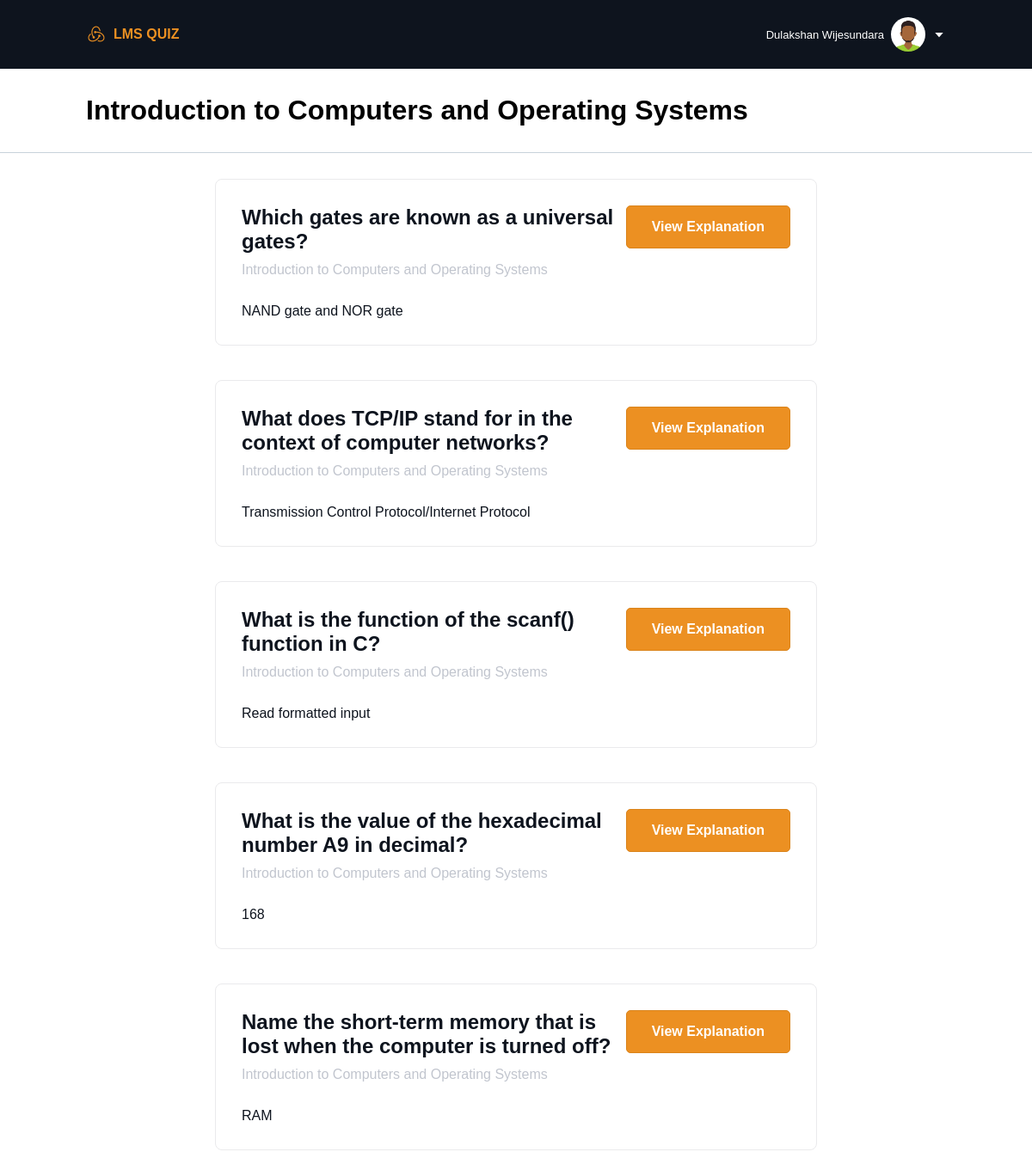
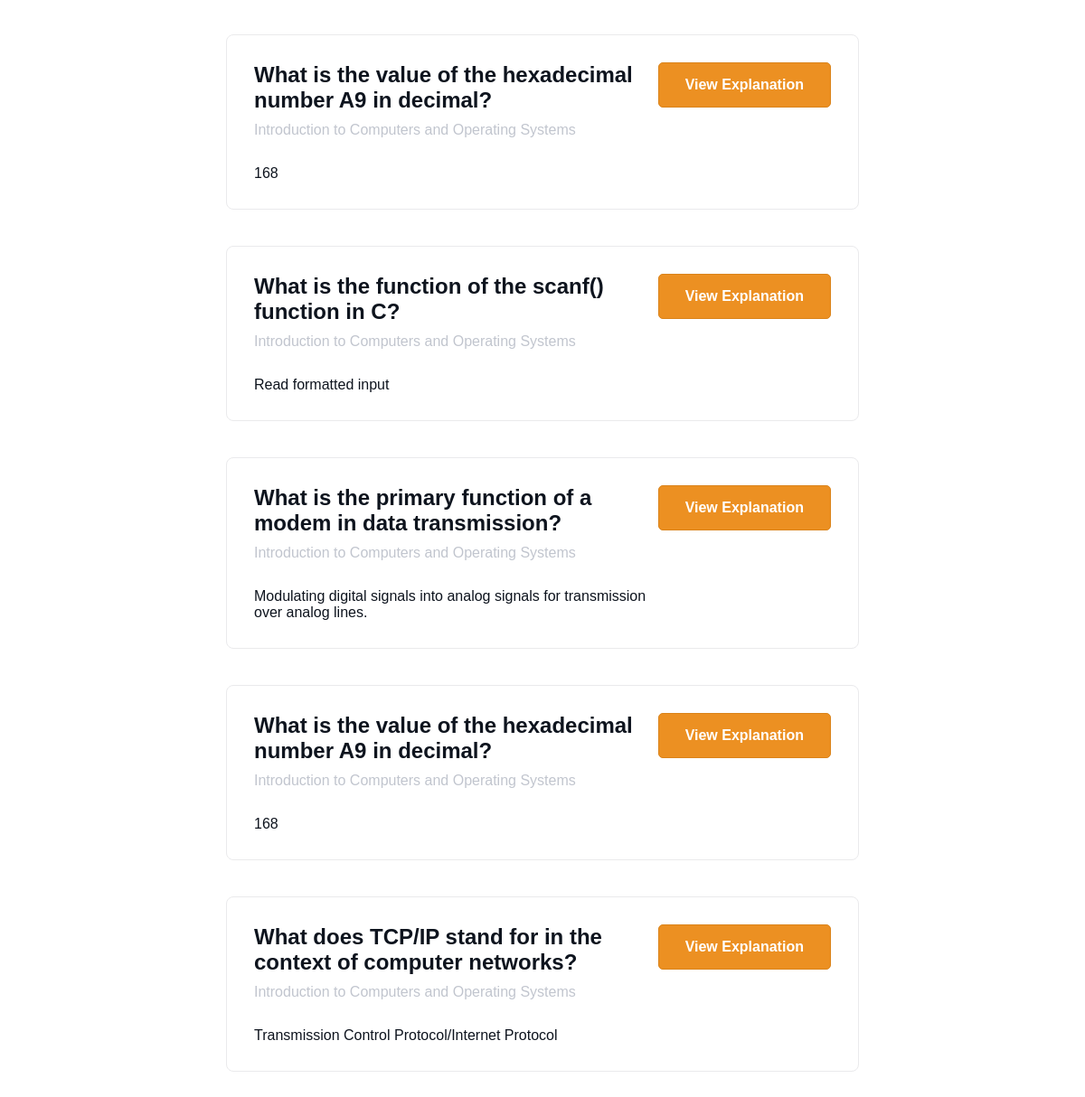
Screenshot of /student/view_question_kit.php?kit=1 (signed in) with the database file from the repository (2 pictures, top to bottom).
### tables this page shows
CREATE TABLE `modules` (
  `module_id` int(11) NOT NULL,
  `module_code` varchar(10) NOT NULL,
  `module_name` varchar(100) NOT NULL,
  `level` int(2) NOT NULL,
  `semester` int(2) NOT NULL,
  `lecturer_id` int(11) NOT NULL
);

CREATE TABLE `questions` (
  `q_id` int(11) NOT NULL,
  `q_title` varchar(255) NOT NULL,
  `q_body` varchar(500) DEFAULT NULL,
  `q_hint` varchar(255) DEFAULT NULL,
  `q_explanation` varchar(500) NOT NULL,
  `q_correct_answer` varchar(100) NOT NULL,
  `q_type` varchar(10) NOT NULL,
  `q_code` varchar(255) DEFAULT NULL,
  `module_id` int(11) NOT NULL,
  `lecturer_id` int(11) NOT NULL
);

### student/view_question_kit.php (the view, shortened to what this page needs)
<?php
require("../db_config/db_config.php");
if (!isset($_GET["kit"])) {
  header("location:questions_set.php");
} else {
  $kit_id = $_GET["kit"];
}
$get_module = "SELECT module_name FROM q_kit, modules WHERE q_kit.module_id = modules.module_id AND q_kit_id = '$kit_id'";
$result_1 = mysqli_query($conn, $get_module);
if (mysqli_num_rows($result_1) > 0) {
$row_1 = mysqli_fetch_assoc($result_1);
}
?>
<!DOCTYPE html>
<html lang="en">
<head>
  <link rel="stylesheet" href="styles/view_question_kit.css">
  <link rel="stylesheet" href="https://cdn.jsdelivr.net/npm/boxicons@latest/css/boxicons.min.css">
</head>
<body>
  <?php include "components/header.php"; ?>
  <div class="sub-container">
    <h1><?php echo $row_1["module_name"]?></h1>
  </div>
  <div class="container">
    <div class="section_01">
      <div class="grid-div">
        <?php
        $sql = "SELECT questions.q_id, q_title, q_correct_answer FROM q_kit_questions, questions WHERE q_kit_questions.q_id = questions.q_id AND q_kit_id = '$kit_id'";
        $result = mysqli_query($conn, $sql);
        if (mysqli_num_rows($result) > 0) {
          while ($row = mysqli_fetch_assoc($result)) {
            echo '
                          <div class="year">
                              <div class="text">
                                  <p style="margin-bottom: 10px; color: #0e141e; font-weight: bold; font-size: 24px;">' . $row["q_title"] . '</p>
                                  <p style="margin-bottom: 30px; color: #c1c5ce;">'.$row_1["module_name"].'</p>
                                  <p style="color: #0e141e">' . $row["q_correct_answer"] . '</p>
                              </div>
                              <button onclick=\'window.location.href="view_question.php?q='.$row["q_id"].'"\' class="admin-btn">View Explanation</button>
                          </div>
                        ';
          }
        } else {
          echo "0 results";
        }
        ?>
      </div>
    </div>
  </div>
</body>
</html>

### student/styles/view_question_kit.css (style rules this page uses)
* { font-family: Arial; margin: 0; padding: 0; box-sizing: border-box; list-style: none; text-decoration: none; }
:root { --blue-dark: #0e141e; --orange-color: #EC9022; --orange-dark-color: #da831a; --white-color: white; --white-shade: #f2f5f7; --green-color: #40af0c; }
.container { width: 100%; height: auto; display: flex; flex-direction: row; }
.section_01 { width: 100%; height: auto; display: flex; flex-direction: column; flex-basis: 100%; }
.sub-container { display: flex; align-items: center; justify-content: space-between; padding: 30px 100px; background-color: var(--white-color); border-bottom: 1px solid #c8d2db; width: 100%; }
.grid-div { width: 100%; height: auto; padding: 0 250px 30PX 250PX; display: grid; grid-template-columns: repeat(1, 1fr); gap: 10px; }
.year { border: 1px solid #eaeaec; border-radius: 0.5rem; padding-right: 80px; width: 100%; height: auto; cursor: pointer; padding: 30px; margin-top: 30px; display: flex; flex-direction: row; }
.text { display: flex; flex-direction: column; flex-basis: 70%; }
.admin-btn { font-size: 16px; font-weight: 600; height: 50px; background-color: var(--orange-color); border: 1px solid var(--orange-dark-color); color: var(--white-color); cursor: pointer; border-radius: 5px; margin-bottom: 30px; flex-basis: 30%; }

### rows the page displays
modules: module_name "Introduction to Computers and Operating Systems"
questions: q_title "Which gates are known as a universal gates?", module.module_name "Introduction to Computers and Operating Systems", q_correct_answer "NAND gate and NOR gate"
questions: q_title "What does TCP/IP stand for in the context of computer networks?", module.module_name "Introduction to Computers and Operating Systems", q_correct_answer "Transmission Control Protocol/Internet Protocol"
questions: q_title "What is the function of the scanf() function in C?", module.module_name "Introduction to Computers and Operating Systems", q_correct_answer "Read formatted input"
questions: q_title "What is the value of the hexadecimal number A9 in decimal?", module.module_name "Introduction to Computers and Operating Systems", q_correct_answer "168"
questions: q_title "Name the short-term memory that is lost when the computer is turned off?", module.module_name "Introduction to Computers and Operating Systems", q_correct_answer "RAM"
questions: q_title "What is the primary function of a modem in data transmission?", module.module_name "Introduction to Computers and Operating Systems", q_correct_answer "Modulating digital signals into analog signals for transmission over analog lines."
questions: q_title "What is the value of the hexadecimal number A9 in decimal?", module.module_name "Introduction to Computers and Operating Systems", q_correct_answer "168"
questions: q_title "What does TCP/IP stand for in the context of computer networks?", module.module_name "Introduction to Computers and Operating Systems", q_correct_answer "Transmission Control Protocol/Internet Protocol"

### other values shown
$_SESSION["user"]["name"] "Dulakshan Wijesundara"
